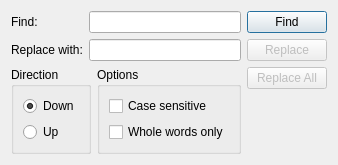
<?xml version="1.0" encoding="UTF-8"?>
<ui version="4.0">
 <class>FindReplaceDialog</class>
 <widget class="QDialog" name="FindReplaceDialog">
  <property name="geometry">
   <rect>
    <x>0</x>
    <y>0</y>
    <width>307</width>
    <height>147</height>
   </rect>
  </property>
  <property name="windowTitle">
   <string>Dialog</string>
  </property>
  <layout class="QGridLayout" name="gridLayout">
   <item row="0" column="0">
    <layout class="QFormLayout" name="formLayout">
     <item row="0" column="0">
      <widget class="QLabel" name="label">
       <property name="text">
        <string>Find:</string>
       </property>
      </widget>
     </item>
     <item row="0" column="1">
      <widget class="QLineEdit" name="find_lineEdit"/>
     </item>
     <item row="1" column="0">
      <widget class="QLabel" name="label_2">
       <property name="text">
        <string>Replace with:</string>
       </property>
      </widget>
     </item>
     <item row="1" column="1">
      <widget class="QLineEdit" name="replace_lineEdit"/>
     </item>
    </layout>
   </item>
   <item row="0" column="1" rowspan="2">
    <layout class="QVBoxLayout" name="verticalLayout_3">
     <item>
      <widget class="QPushButton" name="find_pushButton">
       <property name="text">
        <string>Find</string>
       </property>
      </widget>
     </item>
     <item>
      <widget class="QPushButton" name="replace_pushButton">
       <property name="enabled">
        <bool>false</bool>
       </property>
       <property name="text">
        <string>Replace</string>
       </property>
      </widget>
     </item>
     <item>
      <widget class="QPushButton" name="replaceAll_pushButton">
       <property name="enabled">
        <bool>false</bool>
       </property>
       <property name="text">
        <string>Replace All</string>
       </property>
      </widget>
     </item>
     <item>
      <spacer name="verticalSpacer">
       <property name="orientation">
        <enum>Qt::Vertical</enum>
       </property>
       <property name="sizeHint" stdset="0">
        <size>
         <width>20</width>
         <height>40</height>
        </size>
       </property>
      </spacer>
     </item>
    </layout>
   </item>
   <item row="1" column="0">
    <layout class="QHBoxLayout" name="horizontalLayout">
     <item>
      <widget class="QGroupBox" name="groupBox">
       <property name="title">
        <string>Direction</string>
       </property>
       <layout class="QVBoxLayout" name="verticalLayout">
        <item>
         <widget class="QRadioButton" name="down_radioButton">
          <property name="text">
           <string>Down</string>
          </property>
          <property name="checked">
           <bool>true</bool>
          </property>
         </widget>
        </item>
        <item>
         <widget class="QRadioButton" name="up_radioButton">
          <property name="text">
           <string>Up</string>
          </property>
         </widget>
        </item>
       </layout>
      </widget>
     </item>
     <item>
      <widget class="QGroupBox" name="groupBox_2">
       <property name="title">
        <string>Options</string>
       </property>
       <layout class="QVBoxLayout" name="verticalLayout_2">
        <item>
         <widget class="QCheckBox" name="case_checkBox">
          <property name="text">
           <string>Case sensitive</string>
          </property>
         </widget>
        </item>
        <item>
         <widget class="QCheckBox" name="whole_checkBox">
          <property name="text">
           <string>Whole words only</string>
          </property>
         </widget>
        </item>
       </layout>
      </widget>
     </item>
    </layout>
   </item>
  </layout>
 </widget>
 <resources/>
 <connections/>
</ui>
